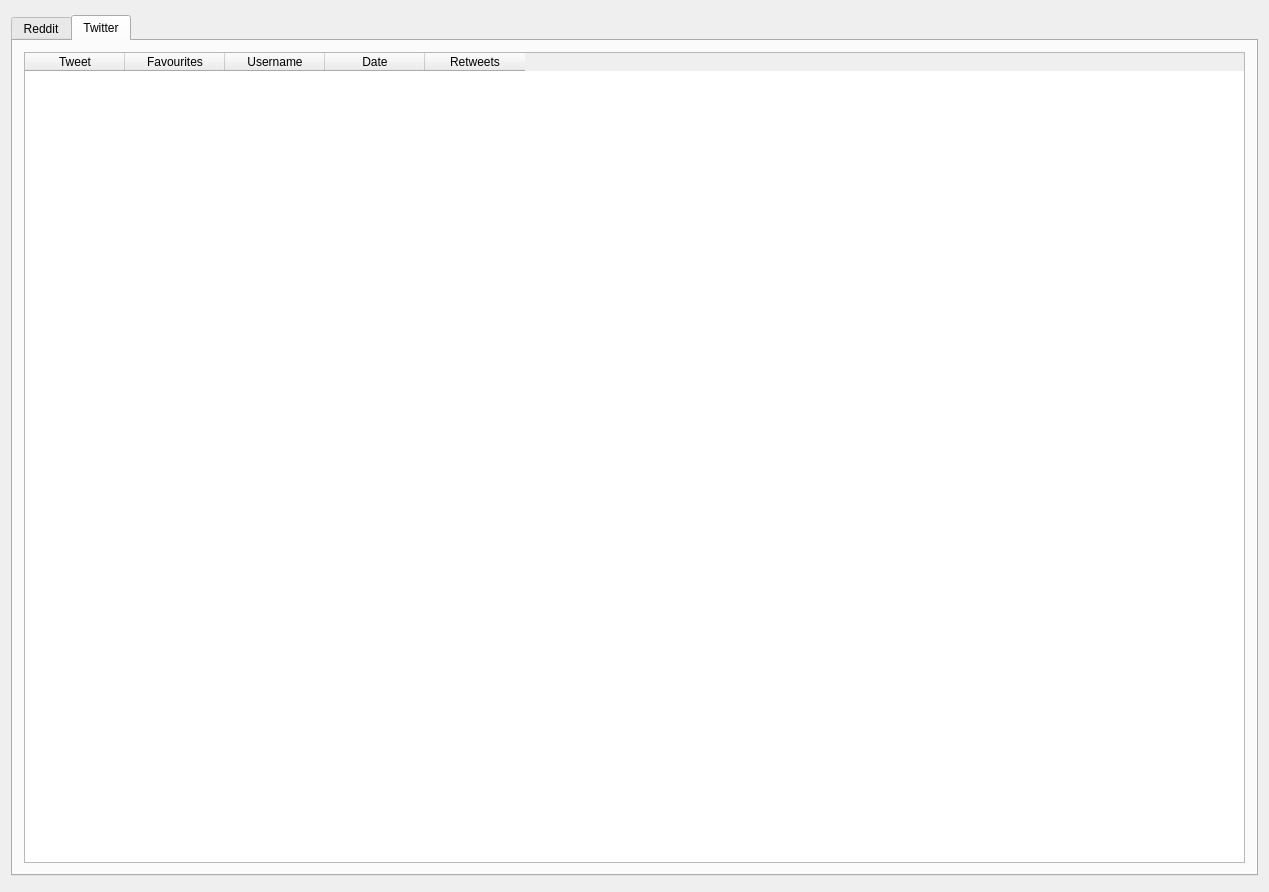
<?xml version="1.0" encoding="UTF-8"?>
<ui version="4.0">
 <class>GUICPPClass</class>
 <widget class="QWidget" name="GUICPPClass">
  <property name="geometry">
   <rect>
    <x>0</x>
    <y>0</y>
    <width>1269</width>
    <height>892</height>
   </rect>
  </property>
  <property name="windowTitle">
   <string>GUICPP</string>
  </property>
  <layout class="QGridLayout" name="gridLayout">
   <item row="0" column="0">
    <widget class="QTabWidget" name="tabWidget">
     <property name="sizePolicy">
      <sizepolicy hsizetype="Expanding" vsizetype="Expanding">
       <horstretch>0</horstretch>
       <verstretch>0</verstretch>
      </sizepolicy>
     </property>
     <property name="maximumSize">
      <size>
       <width>1261</width>
       <height>861</height>
      </size>
     </property>
     <property name="layoutDirection">
      <enum>Qt::LeftToRight</enum>
     </property>
     <property name="currentIndex">
      <number>1</number>
     </property>
     <widget class="QWidget" name="redditTab">
      <attribute name="title">
       <string>Reddit</string>
      </attribute>
      <layout class="QGridLayout" name="gridLayout_2">
       <item row="0" column="0">
        <widget class="QTableWidget" name="redditTableWidget">
         <column>
          <property name="text">
           <string>Title</string>
          </property>
         </column>
         <column>
          <property name="text">
           <string>Likes</string>
          </property>
         </column>
         <column>
          <property name="text">
           <string>Username</string>
          </property>
         </column>
         <column>
          <property name="text">
           <string>Date</string>
          </property>
         </column>
         <column>
          <property name="text">
           <string>Subreddit</string>
          </property>
         </column>
         <column>
          <property name="text">
           <string>Link</string>
          </property>
         </column>
        </widget>
       </item>
      </layout>
     </widget>
     <widget class="QWidget" name="twitterTab">
      <attribute name="title">
       <string>Twitter</string>
      </attribute>
      <layout class="QGridLayout" name="gridLayout_3">
       <item row="0" column="0">
        <widget class="QTableWidget" name="twittertableWidget">
         <column>
          <property name="text">
           <string>Tweet</string>
          </property>
         </column>
         <column>
          <property name="text">
           <string>Favourites</string>
          </property>
         </column>
         <column>
          <property name="text">
           <string>Username</string>
          </property>
         </column>
         <column>
          <property name="text">
           <string>Date</string>
          </property>
         </column>
         <column>
          <property name="text">
           <string>Retweets</string>
          </property>
         </column>
        </widget>
       </item>
      </layout>
     </widget>
    </widget>
   </item>
  </layout>
 </widget>
 <layoutdefault spacing="6" margin="11"/>
 <resources>
  <include location="GUICPP.qrc"/>
 </resources>
 <connections/>
</ui>
